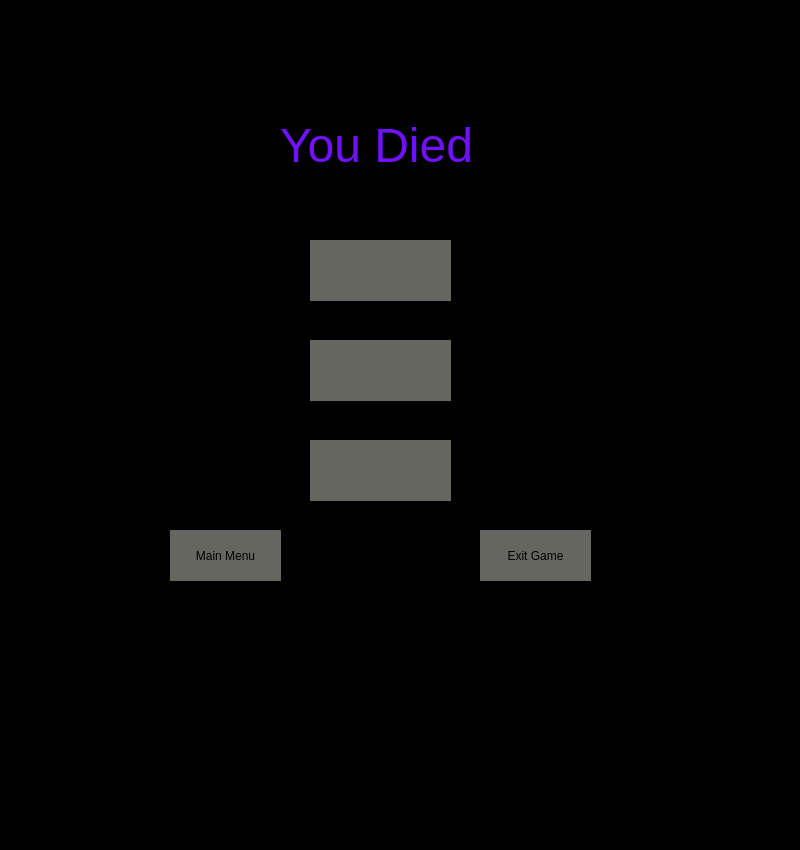
<?xml version="1.0" encoding="UTF-8"?>
<ui version="4.0">
 <class>Form</class>
 <widget class="QWidget" name="Form">
  <property name="geometry">
   <rect>
    <x>0</x>
    <y>0</y>
    <width>800</width>
    <height>850</height>
   </rect>
  </property>
  <property name="windowTitle">
   <string>Form</string>
  </property>
  <property name="styleSheet">
   <string notr="true">background-color: #000000
</string>
  </property>
  <widget class="QLabel" name="YouSureLabel">
   <property name="geometry">
    <rect>
     <x>280</x>
     <y>100</y>
     <width>191</width>
     <height>91</height>
    </rect>
   </property>
   <property name="styleSheet">
    <string notr="true">background-color: #000000
</string>
   </property>
   <property name="text">
    <string>&lt;html&gt;&lt;head/&gt;&lt;body&gt;&lt;p&gt;&lt;span style=&quot; font-size:36pt; color:#7011ff;&quot;&gt;You Died&lt;/span&gt;&lt;/p&gt;&lt;/body&gt;&lt;/html&gt;</string>
   </property>
  </widget>
  <widget class="QLineEdit" name="KilledLine">
   <property name="geometry">
    <rect>
     <x>310</x>
     <y>240</y>
     <width>141</width>
     <height>61</height>
    </rect>
   </property>
   <property name="styleSheet">
    <string notr="true">background-color: #666661; border-style: #000000;</string>
   </property>
   <property name="readOnly">
    <bool>true</bool>
   </property>
  </widget>
  <widget class="QLineEdit" name="DiedLine">
   <property name="geometry">
    <rect>
     <x>310</x>
     <y>340</y>
     <width>141</width>
     <height>61</height>
    </rect>
   </property>
   <property name="styleSheet">
    <string notr="true">background-color: #666661; border-style: #000000;</string>
   </property>
   <property name="readOnly">
    <bool>true</bool>
   </property>
  </widget>
  <widget class="QLabel" name="PictureLabel">
   <property name="geometry">
    <rect>
     <x>-20</x>
     <y>670</y>
     <width>821</width>
     <height>181</height>
    </rect>
   </property>
   <property name="text">
    <string>TextLabel</string>
   </property>
  </widget>
  <widget class="QPushButton" name="DeadMenuButton">
   <property name="geometry">
    <rect>
     <x>170</x>
     <y>530</y>
     <width>111</width>
     <height>51</height>
    </rect>
   </property>
   <property name="styleSheet">
    <string notr="true">background-color: #666661; border-style: #000000;</string>
   </property>
   <property name="text">
    <string>Main Menu</string>
   </property>
  </widget>
  <widget class="QPushButton" name="DeadExitGameButton">
   <property name="geometry">
    <rect>
     <x>480</x>
     <y>530</y>
     <width>111</width>
     <height>51</height>
    </rect>
   </property>
   <property name="styleSheet">
    <string notr="true">background-color: #666661; border-style: #000000;</string>
   </property>
   <property name="text">
    <string>Exit Game</string>
   </property>
  </widget>
  <widget class="QLineEdit" name="ScoreLine">
   <property name="geometry">
    <rect>
     <x>310</x>
     <y>440</y>
     <width>141</width>
     <height>61</height>
    </rect>
   </property>
   <property name="styleSheet">
    <string notr="true">background-color: #666661; border-style: #000000;</string>
   </property>
   <property name="readOnly">
    <bool>true</bool>
   </property>
  </widget>
 </widget>
 <resources/>
 <connections/>
</ui>
